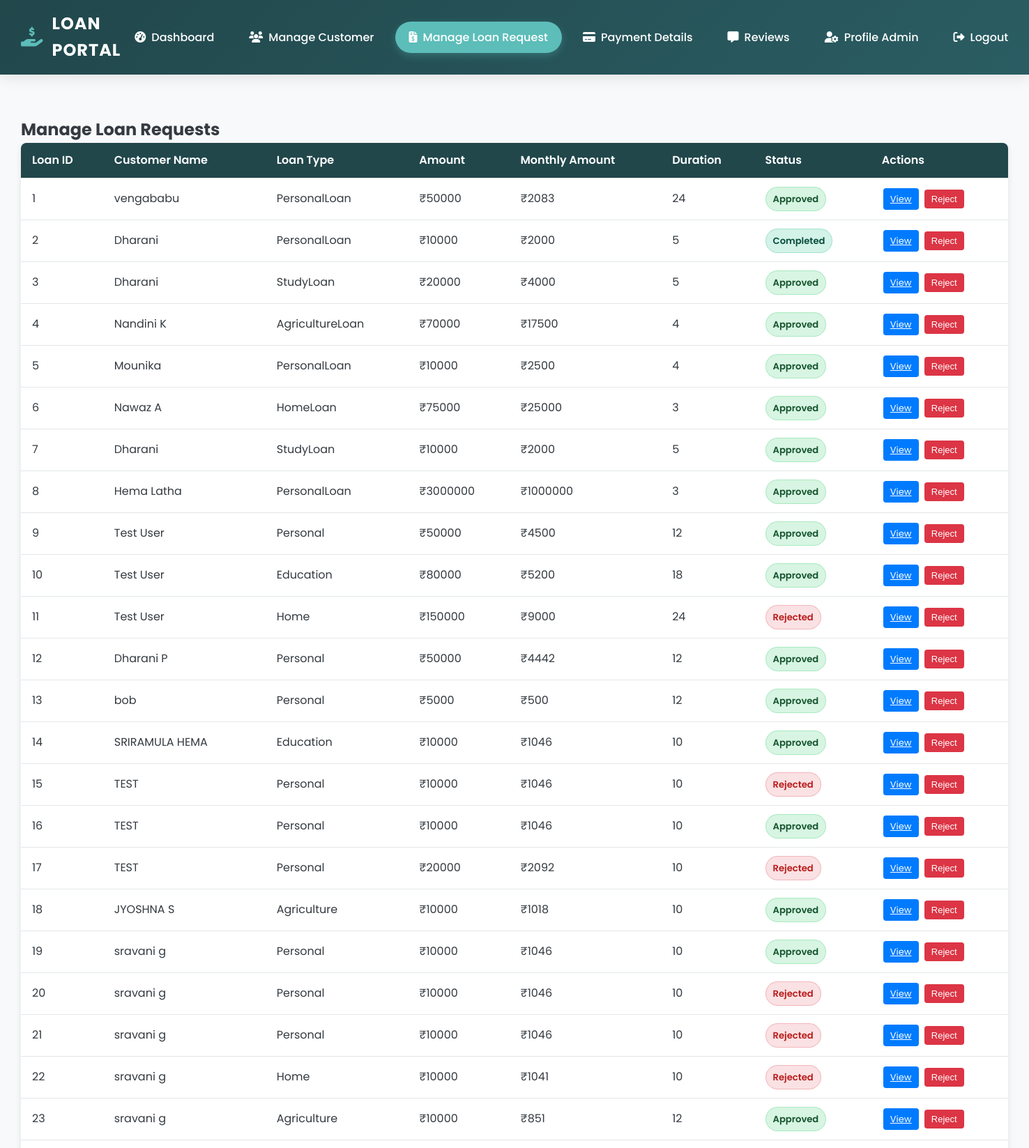
Page /manageloanrequest/ (upper part) on the committed database.
### app/models.py (models this page shows)
class Loantable(models.Model):
    id=models.IntegerField(auto_created=True,primary_key=True)
    loan_number = models.PositiveIntegerField(unique=True, null=True, blank=True)
    customer_name = models.CharField(max_length=100)
    details=models.ForeignKey(User,on_delete=models.CASCADE)
    amount=models.IntegerField()
    duration=models.IntegerField()
    monthlyamount=models.IntegerField()
    loan_details=models.CharField(max_length=1000)
    status = models.CharField(max_length=10, choices=[('Applied', 'Applied'), ('Pending', 'Pending'), ('Approved', 'Approved'), ('Rejected', 'Rejected'), ('Active', 'Active'), ('Inactive', 'Inactive'), ('Completed', 'Completed')])
    pan_no = models.CharField(max_length=10)
    gender = models.CharField(max_length=10)
    city = models.CharField(max_length=100)
    address = models.TextField()
    mobile_no = models.CharField(max_length=10)
    email = models.EmailField()
    start_date = models.DateField()
    rejection_reason = models.TextField(blank=True, null=True)
    approved_reason= models.TextField(blank=True, null=True)
    payment = models.DecimalField(max_digits=10, decimal_places=2, default=0.00)
    loan_type = models.CharField(max_length=50, blank=True, default='')  # Personal/Home/Education/Agriculture
    interest_rate = models.DecimalField(max_digits=5, decimal_places=2, default=0.00)
    farmer_type = models.CharField(max_length=30, blank=True, default='')
    purpose = models.CharField(max_length=500, blank=True, default='')
    surety_type = models.CharField(max_length=20, blank=True, default='')  # income / guarantor / asset
    income_employment_type = models.CharField(max_length=20, blank=True, default='')
    income_annual = models.DecimalField(max_digits=12, decimal_places=2, null=True, blank=True)
    income_monthly = models.DecimalField(max_digits=12, decimal_places=2, null=True, blank=True)
    income_employer_name = models.CharField(max_length=255, blank=True, default='')
    income_years_employment = models.IntegerField(null=True, blank=True)
    income_proof_path = models.CharField(max_length=500, blank=True, default='')
    guarantor_name = models.CharField(max_length=255, blank=True, default='')
    guarantor_relationship = models.CharField(max_length=50, blank=True, default='')
    guarantor_pan = models.CharField(max_length=20, blank=True, default='')
    guarantor_mobile = models.CharField(max_length=15, blank=True, default='')
    guarantor_address = models.TextField(blank=True, default='')
    guarantor_employment_type = models.CharField(max_length=20, blank=True, default='')
    guarantor_annual_income = models.DecimalField(max_digits=12, decimal_places=2, null=True, blank=True)
    guarantor_monthly_income = models.DecimalField(max_digits=12, decimal_places=2, null=True, blank=True)
    guarantor_employer_name = models.CharField(max_length=255, blank=True, default='')
    guarantor_years_employment = models.IntegerField(null=True, blank=True)
    guarantor_income_proof_path = models.CharField(max_length=500, blank=True, default='')
    asset_type = models.CharField(max_length=20, blank=True, default='')  # Home / Gold / Land / Equipment
    asset_home_address = models.TextField(blank=True, default='')
    asset_home_value = models.DecimalField(max_digits=14, decimal_places=2, null=True, blank=True)
    asset_home_proof_path = models.CharField(max_length=500, blank=True, default='')
    asset_gold_weight = models.DecimalField(max_digits=10, decimal_places=2, null=True, blank=True)
    asset_gold_purity = models.CharField(max_length=20, blank=True, default='')
    asset_gold_value = models.DecimalField(max_digits=14, decimal_places=2, null=True, blank=True)
    asset_gold_proof_path = models.CharField(max_length=500, blank=True, default='')
    equipment_type = models.CharField(max_length=100, blank=True, default='')
    equipment_model = models.CharField(max_length=100, blank=True, default='')
    equipment_value = models.DecimalField(max_digits=14, decimal_places=2, null=True, blank=True)
    equipment_proof_path = models.CharField(max_length=500, blank=True, default='')
    offline_verification_required = models.BooleanField(default=False)
    risk_score = models.CharField(max_length=20, blank=True, default='')        # Low / Medium / High
    eligibility_status = models.CharField(max_length=30, blank=True, default='')# Eligible / Borderline / Not Eligible
    total_installments = models.IntegerField(default=0)
    paid_installments = models.IntegerField(default=0)
    total_amount = models.DecimalField(max_digits=14, decimal_places=2, default=0)
    total_interest = models.DecimalField(max_digits=14, decimal_places=2, default=0)
    total_repayable_amount = models.DecimalField(max_digits=14, decimal_places=2, default=0)
    total_paid_amount = models.DecimalField(max_digits=14, decimal_places=2, default=0)
    closed_at = models.DateTimeField(null=True, blank=True)

### app/views.py (the view)
# urls.py: path('manageloanrequest/', views.manageloanrequest,name='manageloanrequest'),
def manageloanrequest(request):
    data = Loantable.objects.filter().values(
        "id",
        "loan_number",
        "customer_name",
        "amount",
        "duration",
        "monthlyamount",
        "loan_details",
        "status",
        "pan_no",
        "mobile_no",
        "city",
        "address",
        "start_date",
        "details__id",
        "details__username",
        "details__email",
    )
    return render(request, "admin/manageloanrequest.html", context={"data": list(data)})

### app/templates/admin/manageloanrequest.html (shortened to what this page needs)
{% extends "admin/base_admin.html" %}
{% block content %}
    <h2>Manage Loan Requests</h2>
    <table>
        <thead>
            <tr>
                <th>Loan ID</th>
                <th>Customer Name</th>
                <th>Loan Type</th>
                <th>Amount</th>
                <th>Monthly Amount</th>
                <th>Duration</th>
                <th>Status</th>
                <th>Actions</th>
            </tr>
        </thead>
        <tbody>
            {% for loan in data %}
            <tr>
                <td>{{ loan.loan_number }}</td>
                <td>{{ loan.customer_name }}</td>
                <td>{{ loan.loan_details }}</td>
                <td>₹{{ loan.amount }}</td>
                <td>₹{{ loan.monthlyamount }}</td>
                <td>{{ loan.duration }}</td>
                <td>
                    {% if loan.status == 'Rejected' %}
                        <span class="status-badge rejected">Rejected</span>
                    {% elif loan.status == 'Completed' %}
                        <span class="status-badge completed">Completed</span>
                    {% elif loan.status == 'Pending' %}
                        <span class="status-badge pending">Pending</span>
                    {% else %}
                        <span class="status-badge approved">Approved</span>
                    {% endif %}
                </td>
                <td>
                    <a class="btn view-btn" href="{% url 'admin_view_loan' loan.id %}?from=manage">View</a>
                    <form method="POST" action="{% url 'rejectloan' %}" style="display:inline;">
                        <button type="submit" class="btn reject-btn">Reject</button>
                    </form>
                </td>
            </tr>
            {% endfor %}
        </tbody>
    </table>
{% endblock %}

### app/static/css/global.css (style rules this page uses)
:root { --primary-color: #21474b; --secondary-color: #5cbdb9; --neutral-100: #f8f9fa; --neutral-200: #eef2f4; --neutral-300: #e3e7ea; --neutral-700: #343a40; --neutral-500: #6c757d; --success-600: #1f8759; --success-500: #28a745; --success-400: #34d399; --warning-500: #ff9800; --warning-400: #ffc107; --danger-500: #dc3545; --danger-600: #b91c1c; --shadow-sm: 0 2px 10px rgba(0,0,0,0.08); --shadow-md: 0 8px 24px rgba(0,0,0,0.12); --radius-sm: 8px; --radius-md: 12px; --radius-lg: 16px; --focus-ring: 0 0 0 4px rgba(92,189,185,0.35); }
* { box-sizing: border-box; }
html { scroll-behavior: smooth; }
body { font-family: 'Poppins', system-ui, -apple-system, Segoe UI, Roboto, sans-serif; color: var(--neutral-700); background-color: var(--neutral-100); line-height: 1.6; }
table { width: 100%; border-collapse: collapse; background: #fff; border-radius: var(--radius-md); overflow: hidden; }
thead th { background: var(--primary-color); color: #fff; text-align: left; padding: 12px 16px; font-weight: 600; }
tbody td { border-bottom: 1px solid var(--neutral-300); padding: 12px 16px; }
.status-badge { display: inline-block; padding: 6px 10px; border-radius: 999px; font-size: 0.82rem; font-weight: 600; border: 1px solid transparent; }
.status-badge.approved, .status-approved { background: rgba(34, 197, 94, 0.18); color: #14532d; border-color: rgba(34, 197, 94, 0.25); }
.status-badge.rejected, .status-rejected { background: rgba(220, 53, 69, 0.15); color: var(--danger-600); border-color: rgba(220, 53, 69, 0.25); }
.status-badge.completed, .status-completed { background: rgba(16, 185, 129, 0.18); color: #064e3b; border-color: rgba(16, 185, 129, 0.25); }

### rows in the picture
Loantable: loan_number "1", customer_name "vengababu", loan_details "PersonalLoan", amount "50000", monthlyamount "2083", duration "24", status "Approved"
Loantable: loan_number "2", customer_name "Dharani", loan_details "PersonalLoan", amount "10000", monthlyamount "2000", duration "5", status "Completed"
Loantable: loan_number "3", customer_name "Dharani", loan_details "StudyLoan", amount "20000", monthlyamount "4000", duration "5", status "Approved"
Loantable: loan_number "4", customer_name "Nandini K", loan_details "AgricultureLoan", amount "70000", monthlyamount "17500", duration "4", status "Approved"
Loantable: loan_number "5", customer_name "Mounika", loan_details "PersonalLoan", amount "10000", monthlyamount "2500", duration "4", status "Approved"
Loantable: loan_number "6", customer_name "Nawaz A", loan_details "HomeLoan", amount "75000", monthlyamount "25000", duration "3", status "Approved"
Loantable: loan_number "7", customer_name "Dharani", loan_details "StudyLoan", amount "10000", monthlyamount "2000", duration "5", status "Approved"
Loantable: loan_number "8", customer_name "Hema Latha", loan_details "PersonalLoan", amount "3000000", monthlyamount "1000000", duration "3", status "Approved"
Loantable: loan_number "9", customer_name "Test User", loan_details "Personal", amount "50000", monthlyamount "4500", duration "12", status "Approved"
Loantable: loan_number "10", customer_name "Test User", loan_details "Education", amount "80000", monthlyamount "5200", duration "18", status "Approved"
Loantable: loan_number "11", customer_name "Test User", loan_details "Home", amount "150000", monthlyamount "9000", duration "24", status "Rejected"
Loantable: loan_number "12", customer_name "Dharani P", loan_details "Personal", amount "50000", monthlyamount "4442", duration "12", status "Approved"
Loantable: loan_number "13", customer_name "bob", loan_details "Personal", amount "5000", monthlyamount "500", duration "12", status "Approved"
Loantable: loan_number "14", customer_name "SRIRAMULA HEMA", loan_details "Education", amount "10000", monthlyamount "1046", duration "10", status "Approved"
Loantable: loan_number "15", customer_name "TEST", loan_details "Personal", amount "10000", monthlyamount "1046", duration "10", status "Rejected"
Loantable: loan_number "16", customer_name "TEST", loan_details "Personal", amount "10000", monthlyamount "1046", duration "10", status "Approved"
Loantable: loan_number "17", customer_name "TEST", loan_details "Personal", amount "20000", monthlyamount "2092", duration "10", status "Rejected"
Loantable: loan_number "18", customer_name "JYOSHNA S", loan_details "Agriculture", amount "10000", monthlyamount "1018", duration "10", status "Approved"
Loantable: loan_number "19", customer_name "sravani g", loan_details "Personal", amount "10000", monthlyamount "1046", duration "10", status "Approved"
Loantable: loan_number "20", customer_name "sravani g", loan_details "Personal", amount "10000", monthlyamount "1046", duration "10", status "Rejected"
Loantable: loan_number "21", customer_name "sravani g", loan_details "Personal", amount "10000", monthlyamount "1046", duration "10", status "Rejected"
Loantable: loan_number "22", customer_name "sravani g", loan_details "Home", amount "10000", monthlyamount "1041", duration "10", status "Rejected"
Loantable: loan_number "23", customer_name "sravani g", loan_details "Agriculture", amount "10000", monthlyamount "851", duration "12", status "Approved"
